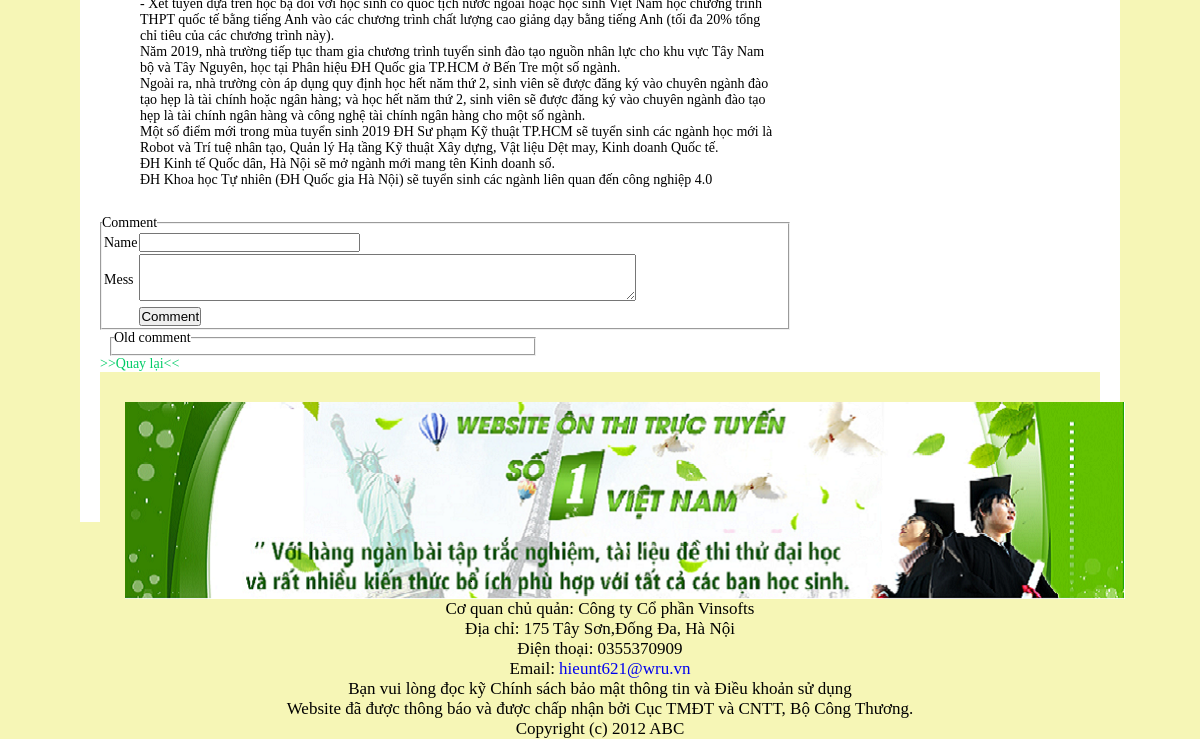
Before: /2.source/tintuc_nd.php?id=7 (lower part) with the older database file.
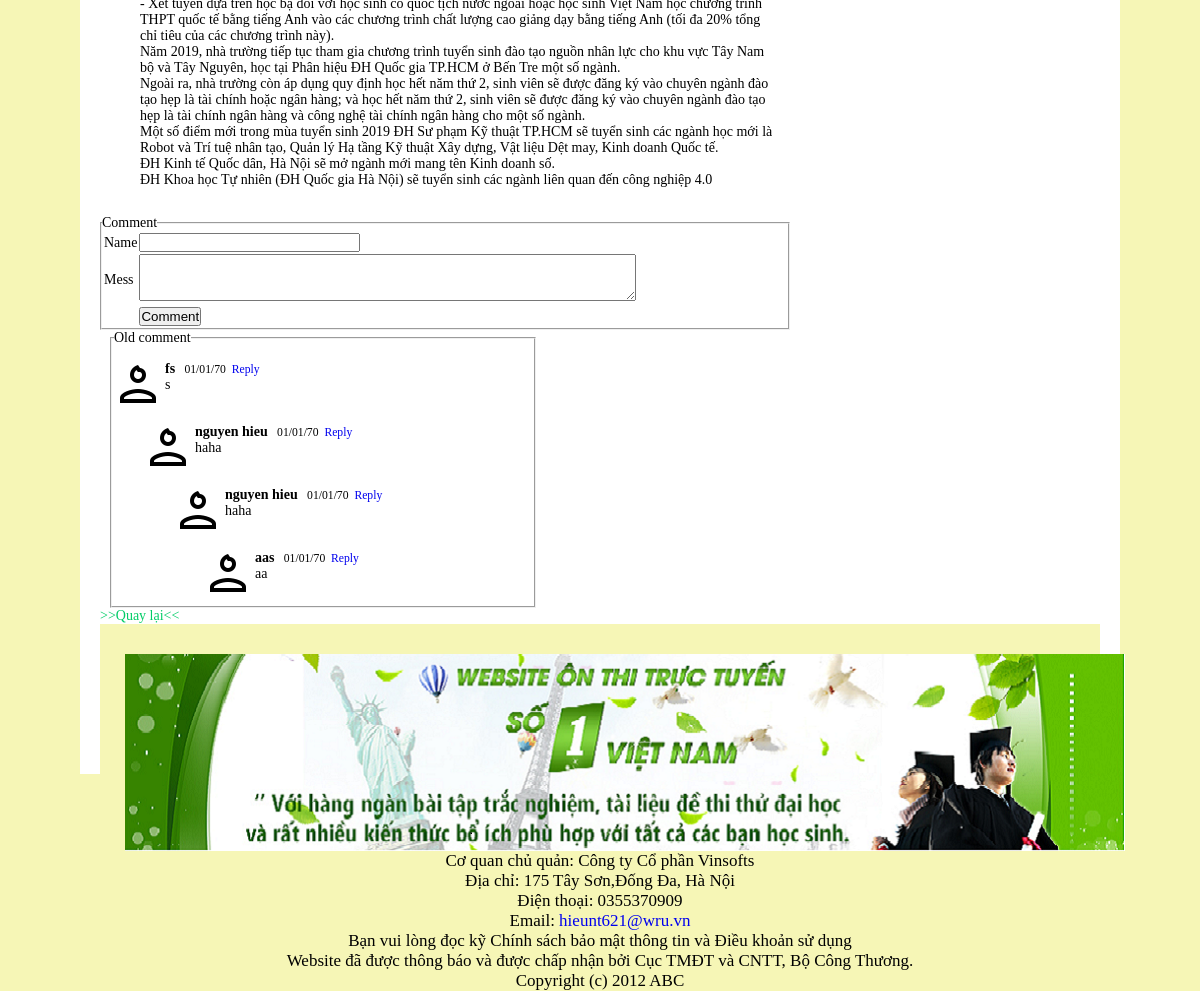
After: the same page with the newer database file.
### tables this page shows
CREATE TABLE `tintuc` (
  `id_tt` int(11) NOT NULL,
  `ten_tt` varchar(225) NOT NULL,
  `noidung_tt` text NOT NULL,
  `luotxem` int(11) NOT NULL
);

CREATE TABLE `comment` (
  `cm_id` int(10) NOT NULL,
  `name` varchar(255) NOT NULL,
  `message` varchar(225) NOT NULL,
  `time` datetime NOT NULL,
  `id_tt` int(100) NOT NULL
);

### 2.source/tintuc_nd.php (the view, shortened to what this page needs)
<?php
$id=$_GET["id"];
?>
<!DOCTYPE html>
<html lang="en">
<head>
    <link rel="stylesheet" type="text/css" href="style.css">
    <link rel="stylesheet" type="text/css" href="flexslider.css"/>
</head>
<body>
<div id="wedsite">
    <div id="header">
        <div class="content">
            <div id="thuvien" style="margin:40px 10px 10px 30px ">
                <?php
                    require('connection.php');
                    $sql="select ten_tt,noidung_tt,id_tt from tintuc where id_tt=$id order by id_tt desc";
                    $result=mysqli_query($conn,$sql);
                    while($data = mysqli_fetch_assoc($result)){?>
                    <?php
                    echo"<br/> <br/>";
                    echo"$data[noidung_tt]";
                    }
                ?>
                <br/>
                <br/>
            </div>
            <fieldset>
                <legend>Comment</legend>
                        <table>
                            <tr>
                                <td>Name</td>
                                <td><input type="text" size="25" class="com-name"/></td>
                            </tr>
                            <tr>
                                <td>Mess</td>
                                <td><textarea cols="60" rows="3" class="com-mess"></textarea></td>
                            </tr>
                            <tr>
                                <td></td>
                                <td><input type="submit" value="Comment" class="com-submit" data-newid="<?php echo $id; ?>"/></td>
                            </tr>
                        </table>
                </fieldset>
                <fieldset style="width:420px;margin-left:10px;padding:0 0 8px 2px;">
                    <legend> Old comment</legend>
                    <ul class="rep">
                    <?php
                        $sql1="select * from comment where id_tt=$id order by cm_id desc ";
                        $result1=mysqli_query($conn,$sql1);
                        while($data1 = mysqli_fetch_assoc($result1)){?>
                        <?php
                        echo"<li style='padding-top:15px;float:left; '> ";
                            echo"<img src='hinhanh/cmt.png' alt='' >";
                            echo"<div style=' margin-left:3px';float:left;>";
                                $timestamp=strtotime('$data1[time]');
                                $date=date('d/m/y',$timestamp);
                                echo"<b> $data1[name] </b> <small>&nbsp $date &nbsp<a href='javascript:void(0)' class='rep_1'data-a='$data1[cm_id]'>Reply</a></small>";
                                $mess=nl2br($data1['message']);
                                echo"<p>$mess</p>";
                            echo"</div>";
                                echo"<ul class='rep_a$data1[cm_id]'>";
                                    }?>
                        </li>
                    </ul>
                </fieldset>
            <a href="ndtoan.php" ><p style='color:#00cc66;text-alig:center;'>>>Quay lại<<</p> </a>
        </div>
    <div id="footer">
        <div id="ontt">
            <img src="hinhanh/ontt.png" alt="ôn trực tuyến" style="margin:30px 10px 0 25px "/>
        </div>
        <div class="fLeft">
            <p>Cơ quan chủ quản: Công ty Cổ phần Vinsofts</p>
            <p>Địa chỉ: 175 Tây Sơn,Đống Đa, Hà Nội<br />
            Điện thoại: 0355370909</p>
            <p>Email: <a href="mailto:hieunt621@wru.vn">hieunt621@wru.vn</a></p>
            <p>
                Bạn vui lòng đọc kỹ Chính sách bảo mật thông tin và Điều khoản sử dụng<br/>
            Website đã được thông báo và được chấp nhận bởi Cục TMĐT và CNTT, Bộ Công Thương.
            </p>
            <p>Copyright (c) 2012 ABC</p>
        </div>
    </div>
</div>
</body>
</html>

Changed rows visible on the page:
added comment: name "fs", date "01/01/70", message "s"
added comment: name "nguyen hieu", date "01/01/70", message "haha"
added comment: name "nguyen hieu", date "01/01/70", message "haha"
added comment: name "aas", date "01/01/70", message "aa"
